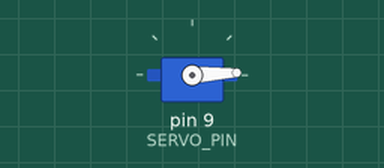
Recording of a sketch running on a simulated Arduino Uno, built with avr-gcc and run on an emulated ATmega328P. On the bench: servo.

Above: at 0.05 s.
At 1.3 s:
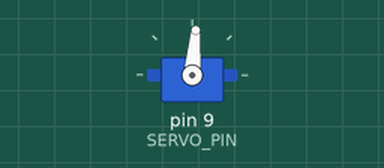
At 2.6 s:
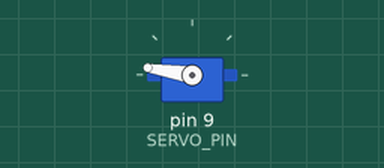
At 5.2 s:
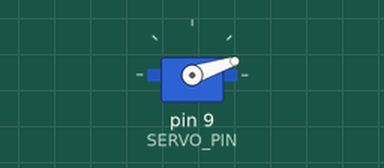
Timing chart, 0 to 7.1 s (numbered marks = the images above):
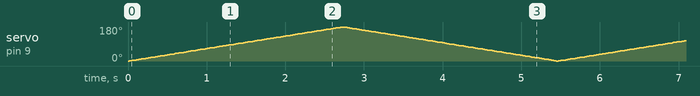

The sketch:

06_servo_sweep.ino
```cpp
// Sweeps a servo motor arm back and forth across 180 degrees
#include <Servo.h>

Servo myServo;
const int SERVO_PIN = 9;

void setup() {
  myServo.attach(SERVO_PIN);
}

void loop() {
  for (int pos = 0; pos <= 180; pos++) {
    myServo.write(pos);
    delay(15);
  }
  for (int pos = 180; pos >= 0; pos--) {
    myServo.write(pos);
    delay(15);
  }
}
```
